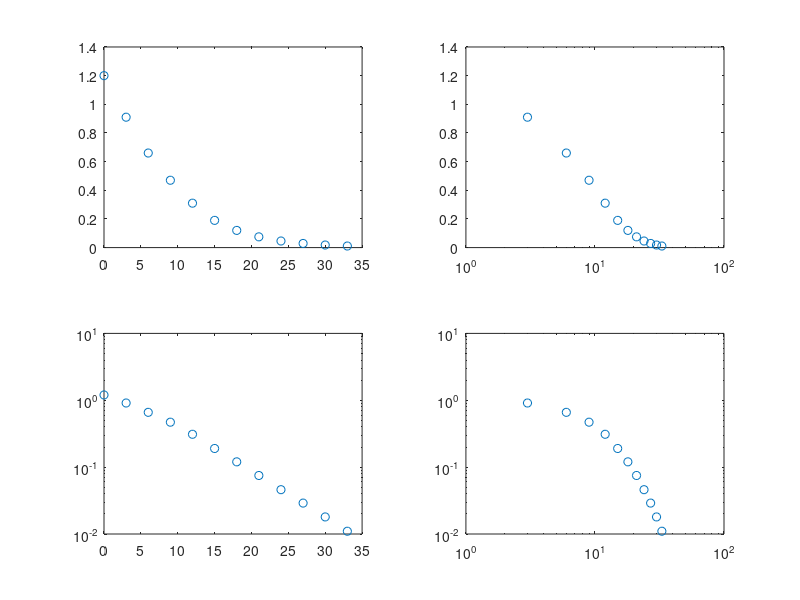

MATLAB code to generate this figure:
clc; clear;
h = [0, 3, 6, 9, 12, 15, 18, 21, 24, 27, 30, 33];
D = [1.2, 0.91, 0.66, 0.47, 0.31, 0.19, 0.12, 0.075, 0.046, 0.029, 0.018, 0.011];

subplot(2,2,1)
plot(h, D, 'o')

subplot(2,2,2)
semilogx(h, D, 'o')

subplot(2,2,3)
semilogy(h, D, 'o')

subplot(2,2,4)
loglog(h, D, 'o')

% incomplete
